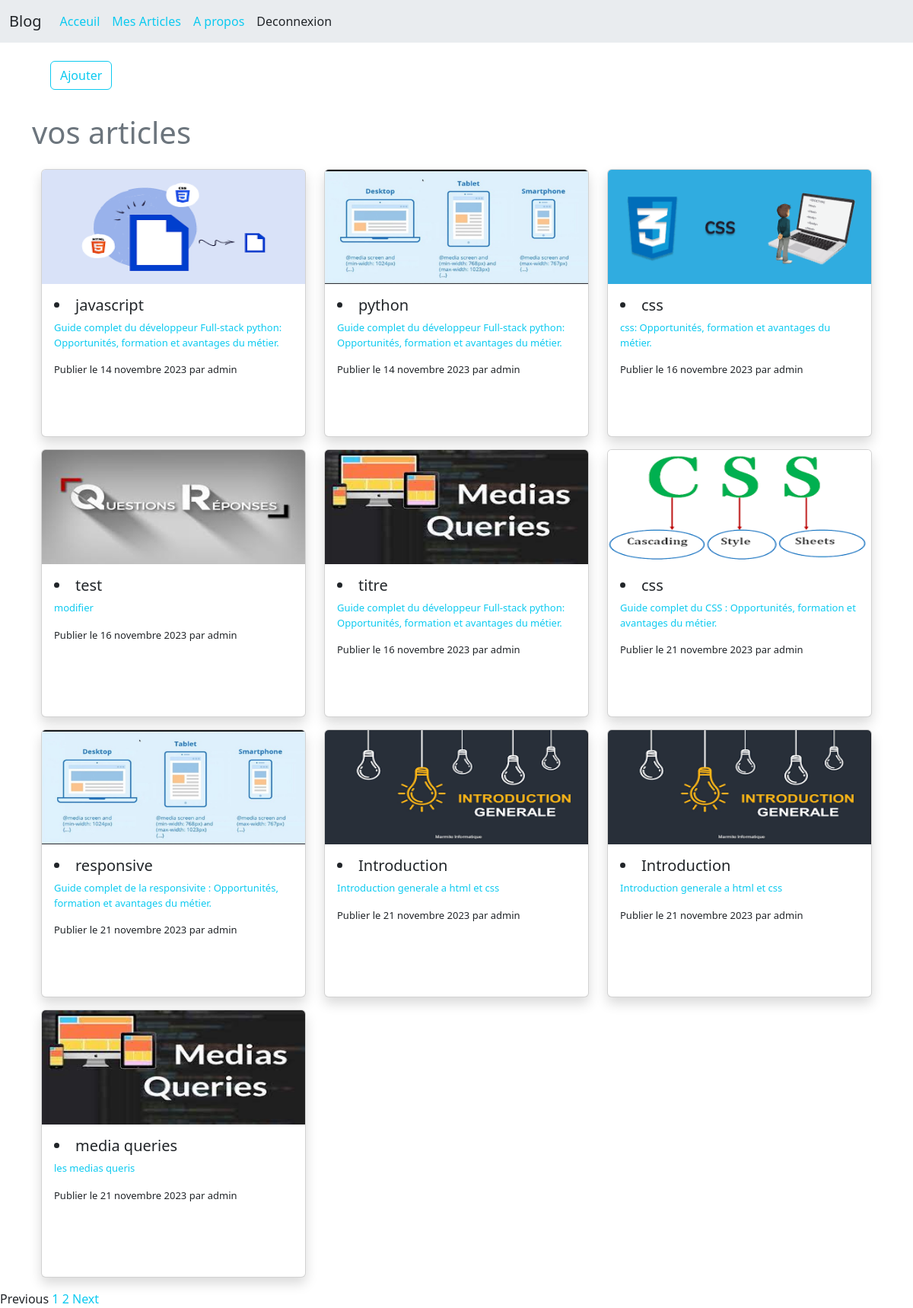
/articles/list/ (signed in), run on an earlier commit of the app's database.
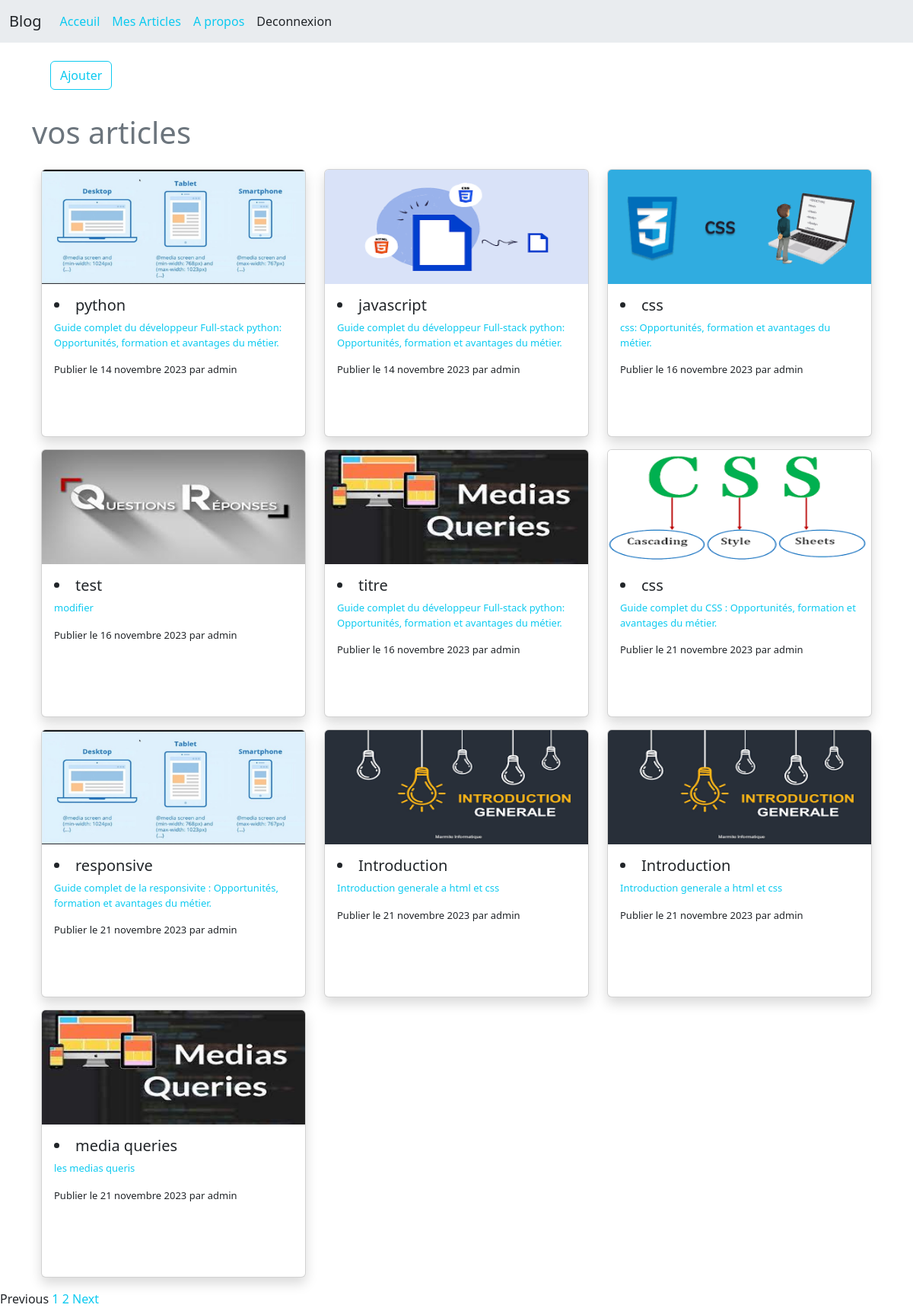
And on a later commit of the database.
### articles/models.py (models this page shows, shortened)
class Article (models.Model):
    image = models.ImageField(null=True, blank=True, upload_to='images/')
    title = models.CharField( max_length=150)
    summary = models.CharField( max_length=500)
    content = RichTextField(blank=True)
    author = models.ForeignKey(User, on_delete=models.CASCADE)
    creation_date = models.DateField(auto_now_add=True)
    last_update = models.DateField(auto_now=True)
    archive = models.BooleanField(default=False)
    class Meta:
        ordering = ['-creation_date']

### articles/views.py (the view)
# urls.py: path('articles/list/',list_articles, name='list_articles'),
@login_required(login_url='/login/')
def list_articles(request):
    user = request.user
    object_list = Article.objects.filter(author=user, archive = False).order_by('-last_update')
    page_num = request.GET.get('page', 1)
    paginator = Paginator(object_list, 10) # 10 articles / page
    try:
        page_obj = paginator.page(page_num)
    except PageNotAnInteger:
        page_obj = paginator.page(1)
    except EmptyPage:
        page_obj = paginator.page(paginator.num_pages)
    return render(request, 'articles/list_articles.html', {'page_obj': page_obj})

### templates/articles/list_articles.html (shortened to what this page needs)
{% extends "base.html" %}
{% block contenu %}
<div class="row  ">
    <div class="col m-4">
      <a href="{% url 'new_articles'%}" class="btn btn-outline-info mb-2">Ajouter</a>
      </div>
            <h1 class="h1 text-secondary"> vos articles </h1>
    </div>
  {% if page_obj  %}
  <div class="row m-auto my-2">
  {% for  article in page_obj %}
            <div class="col-lg-4 col-xs-1 col-sm-6 my-2">
                <a href="{% url 'details_articles' article.id %}" style="text-decoration:none ;font-size: small;" >
                    <div class="card shadow ">
                      {% if  article.image %}
                      <img class="card-img-top" src="{{ article.image.url}}" alt="Card image cap" style="height:150px ;">
                      {% endif %}
                        <div class="card-body overflow-auto" style="height: 200px;">
                            <li class=" h5 card-title">{{article.title}}</li>
                            <p class="card-text text-info">{{article.summary}}</p>
                            <p class="card-text">Publier  le {{article.creation_date}} par {{article.author}}</p>
                           </div>
                    </div>
                </a>
            </div>
    {% endfor %}
</div>
    </div>
  {% endif %}
  {% include "partials/pagination.html" %}
{% endblock contenu %}

What changed in the data, as far as the page shows it:
changed Article "python": moves up the list
